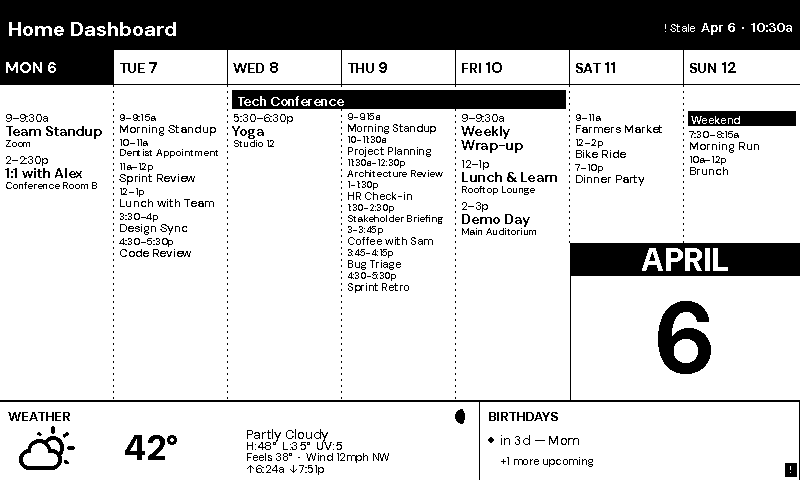
#> input picture assets/previews/theme_agenda.png, 800 x 480 px; its folder holds 4 pictures in this run
$ python build_split_previews.py
#> lines starting #> are read from the running program, lines starting #| are printed output that depends on the picture; after the words box and inside, x2 and y2 are one past the last pixel; in counts of white or black regions, pixels touching at a corner belong together
"""Combine Waveshare and Inky theme previews into a single split image.

For every theme that has both ``assets/previews/theme_<name>.png`` and
``assets/previews/theme_<name>_inky.png``, write ``assets/previews/theme_<name>_split.png``
showing the Waveshare render on one half and the Inky render on the other.

Each theme picks the split orientation that best surfaces its Inky color
treatment via ``_THEME_SPLIT_MODES``. Anything not listed defaults to the
anti-diagonal cut used by the original implementation.

Supported modes (Waveshare side / Inky side / divider):

- ``anti_diagonal``: top-left triangle / bottom-right triangle / TR↔BL line
- ``main_diagonal``: bottom-left triangle / top-right triangle / TL↔BR line
- ``vertical``:      left half / right half / vertical mid-line
- ``horizontal``:    top half / bottom half / horizontal mid-line
"""

from __future__ import annotations

import sys
from pathlib import Path

from PIL import Image, ImageDraw

REPO_ROOT = Path(__file__).resolve().parent.parent
# Doc-asset directory where the per-theme preview PNGs live.  Same name on
# disk for the input PNGs (theme_<name>.png and theme_<name>_inky.png) and
# the generated split outputs (theme_<name>_split.png).
PREVIEW_DIR = REPO_ROOT / "assets" / "previews"
DIVIDER_WIDTH = 2
DIVIDER_COLOR = (128, 128, 128)

DEFAULT_MODE = "anti_diagonal"
SUPPORTED_MODES = ("anti_diagonal", "main_diagonal", "vertical", "horizontal")

# Per-theme split orientation. Themes not listed use DEFAULT_MODE.
# Cross-reference _INKY_THEME_KEY_COLORS in src/render/canvas.py when
# adding entries — only themes with a color story need an override.
_THEME_SPLIT_MODES: dict[str, str] = {
    # Full-canvas centered content: a vertical cut puts the Inky accent
    # color and the Waveshare baseline next to each other instead of
    # bisecting the centerpiece.
    "fuzzyclock": "vertical",
    "fuzzyclock_invert": "vertical",
    "qotd": "vertical",
    "qotd_invert": "vertical",
    "moonphase": "vertical",
    "moonphase_invert": "vertical",
    "moonphase_photo": "vertical",
    "countdown": "vertical",
    "message": "vertical",
    "today": "vertical",
    "monthly": "vertical",
    # Colour is spread across every band — yellow in the ribbon and daylight
    # bar, red in the now-caret, the in-progress event and the birthday
    # bullets. A vertical cut is the only one that shows both accents.
    "day_arc": "vertical",
    "light_cycle": "vertical",
    "almanac": "vertical",
    "constellation_map": "vertical",
    # Strong horizontal banding (header / hero / footer strip): a
    # horizontal cut keeps each band intact on each side.
    "weather": "horizontal",
    "air_quality": "horizontal",
    "scorecard": "horizontal",
    "sunrise": "horizontal",
    "tides": "horizontal",
    "astronomy": "horizontal",
    # Hero illustration top / typeset margin bottom — horizontal cut puts
    # the Inky yellow sun accent above the typeset bottom strip.
    "halftone": "horizontal",
    # The plate is already divided vertically (art left, agenda right), so a
    # horizontal cut is the one that leaves both panes — the yellow-ringed sun
    # and the red in-progress bar — visible on each render's half.
    "halftone_agenda": "horizontal",
    # Stacked rows — horizontal cut keeps each row's chart intact and
    # shows both the Waveshare 1-bit fill and the Inky blue/yellow story.
    "trends": "horizontal",
    # Dithered art with strong horizontal banding (masthead / specimen /
    # footer for naturalist; the postcard scene + back share a vertical
    # gutter so a horizontal cut shows each render's color story across
    # both halves of the composition).
    "naturalist": "horizontal",
    "postcard": "horizontal",
    # Banded instrument deck (masthead / hero gauges / secondary row) — a
    # horizontal cut bisects the brass barometer ring so the Waveshare 1-bit
    # rim and the Inky yellow/red treatment sit one above the other.
    "weatherglass": "horizontal",
}


def _split_mask(size: tuple[int, int], mode: str) -> Image.Image:
    """Return an 'L' mask: 255 on the Waveshare side, 0 on the Inky side."""
    width, height = size
    mask = Image.new("L", size, 0)
    draw = ImageDraw.Draw(mask)
    if mode == "anti_diagonal":
        draw.polygon([(0, 0), (width, 0), (0, height)], fill=255)
    elif mode == "main_diagonal":
        draw.polygon([(0, 0), (0, height), (width, height)], fill=255)
    elif mode == "vertical":
        draw.rectangle([(0, 0), (width // 2, height)], fill=255)
    elif mode == "horizontal":
        draw.rectangle([(0, 0), (width, height // 2)], fill=255)
    else:
        raise ValueError(f"unsupported split mode: {mode!r}")
    return mask


def _divider_endpoints(size: tuple[int, int], mode: str) -> tuple[tuple[int, int], tuple[int, int]]:
    width, height = size
    if mode == "anti_diagonal":
        return (width - 1, 0), (0, height - 1)
    if mode == "main_diagonal":
        return (0, 0), (width - 1, height - 1)
    if mode == "vertical":
        x = width // 2
        return (x, 0), (x, height - 1)
    if mode == "horizontal":
        y = height // 2
        return (0, y), (width - 1, y)
    raise ValueError(f"unsupported split mode: {mode!r}")


def _combine(waveshare_path: Path, inky_path: Path, out_path: Path, mode: str) -> None:
#> called with mode = 'anti_diagonal'
    waveshare = Image.open(waveshare_path).convert("RGB")
#> waveshare: PIL image 800x480 RGB; 80.6% white; 918 black regions (648 under 20 px), largest, box (x1, y1, x2, y2) and area: (0, 0, 800, 87) 42992, (0, 241, 800, 480) 8378, (232, 90, 566, 111) 5961
    inky = Image.open(inky_path).convert("RGB")
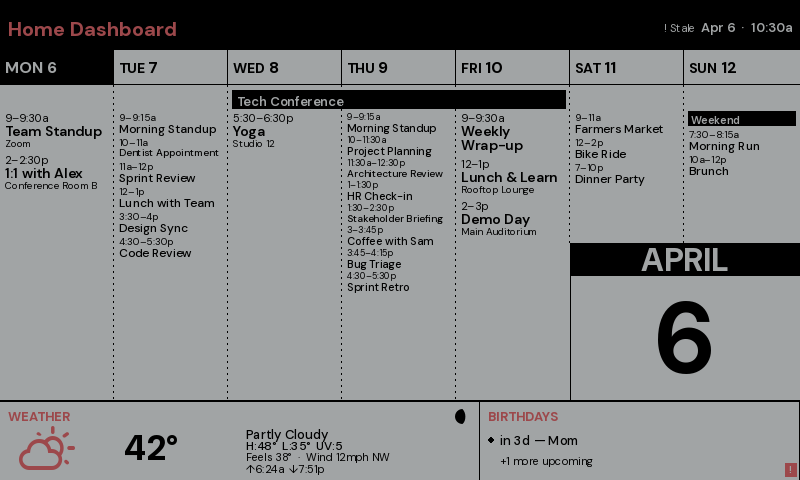
#> input picture assets/previews/theme_agenda_inky.png, 800 x 480 px
#> inky is the input picture: PIL image 800x480 RGB; mean R, G, B 130.4, 132.3, 133.1
    if waveshare.size != inky.size:
        inky = inky.resize(waveshare.size, Image.LANCZOS)

    mask = _split_mask(waveshare.size, mode)
#> in _split_mask, `mask = Image.new("L", size, 0)`: mask: PIL image 800x480 L; every value is 0
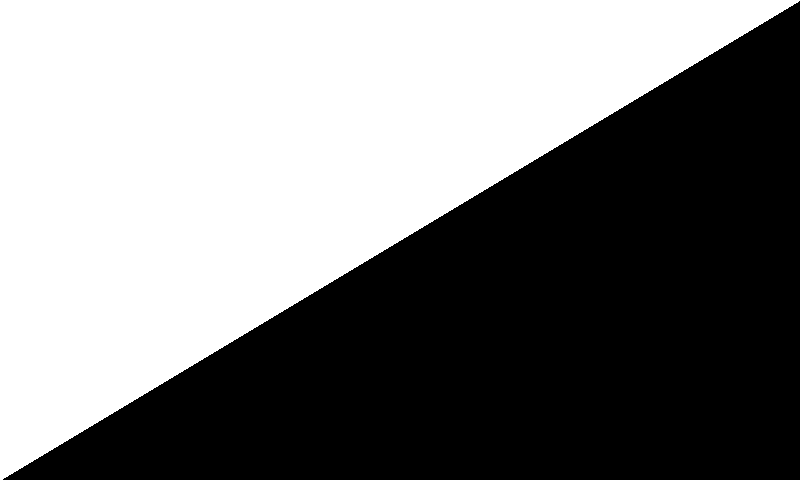
#> mask: PIL image 800x480 L; 50.2% white; 1 black region, box (x1, y1, x2, y2) and area: (3, 1, 800, 480) 191121
    combined = inky.copy()
    combined.paste(waveshare, (0, 0), mask)
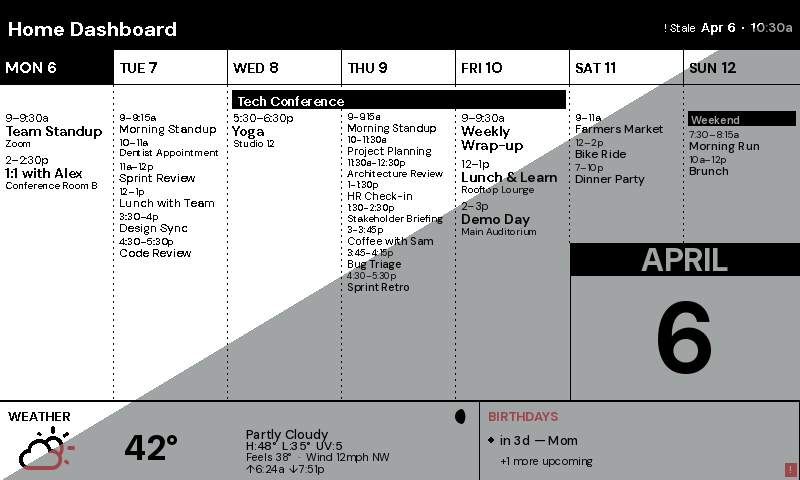
#> combined: PIL image 800x480 RGB; mean R, G, B 163.7, 164.9, 165.4

    draw = ImageDraw.Draw(combined)
    start, end = _divider_endpoints(combined.size, mode)
#> start = (799, 0); end = (0, 479)
    draw.line([start, end], fill=DIVIDER_COLOR, width=DIVIDER_WIDTH)

    combined.save(out_path, format="PNG", optimize=True)
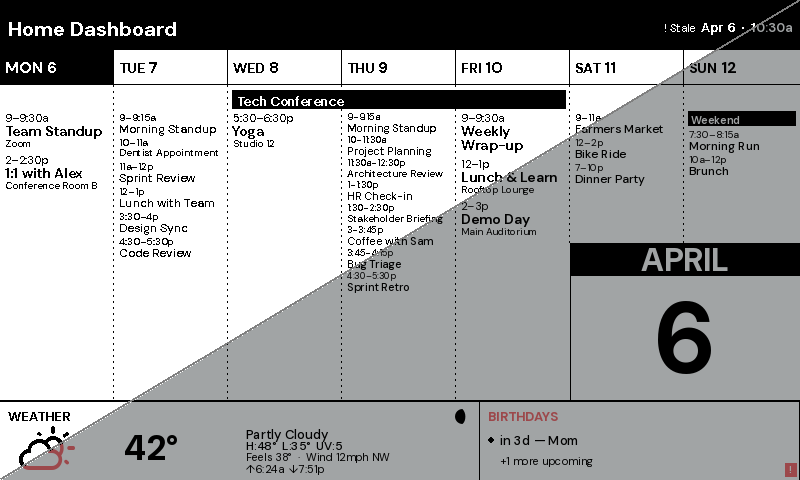
#> saved as theme_agenda_split.png: PIL image 800x480 RGB; mean R, G, B 163.3, 164.5, 165


def main() -> int:
    if not PREVIEW_DIR.is_dir():
        print(f"preview directory not found: {PREVIEW_DIR}", file=sys.stderr)
        return 1

    pairs: list[tuple[str, Path, Path]] = []
    for inky_path in sorted(PREVIEW_DIR.glob("theme_*_inky.png")):
        theme = inky_path.name[len("theme_") : -len("_inky.png")]
        waveshare_path = PREVIEW_DIR / f"theme_{theme}.png"
        if waveshare_path.exists():
            pairs.append((theme, waveshare_path, inky_path))

    if not pairs:
        print(f"no theme preview pairs found under {PREVIEW_DIR}", file=sys.stderr)
        return 1

    for theme, waveshare_path, inky_path in pairs:
        mode = _THEME_SPLIT_MODES.get(theme, DEFAULT_MODE)
        out_path = PREVIEW_DIR / f"theme_{theme}_split.png"
        _combine(waveshare_path, inky_path, out_path, mode)
        print(f"wrote {out_path.relative_to(PREVIEW_DIR.parent)} ({mode})")

    return 0


if __name__ == "__main__":
    raise SystemExit(main())
#> (the program exits here)
